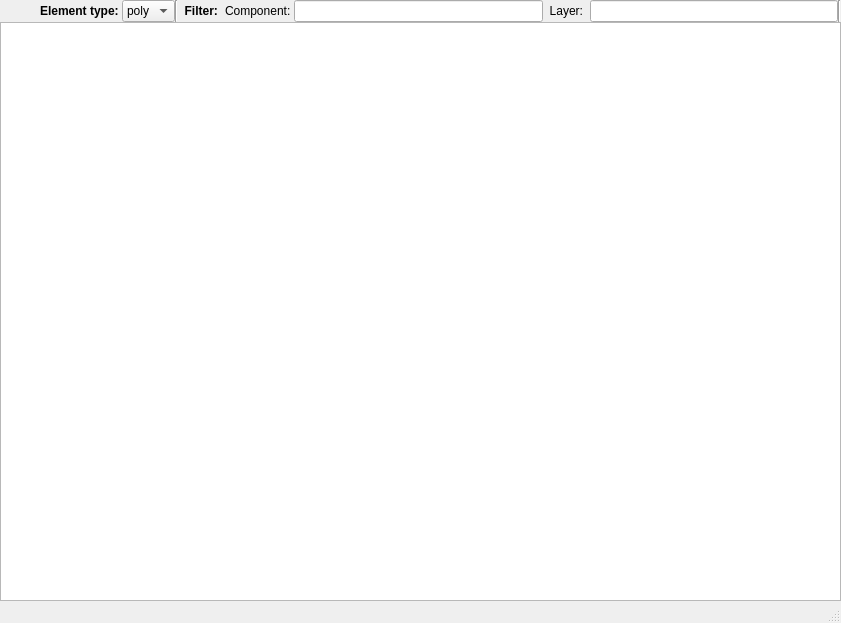
<?xml version="1.0" encoding="UTF-8"?>
<ui version="4.0">
 <class>ElementsWindow</class>
 <widget class="QMainWindow" name="ElementsWindow">
  <property name="geometry">
   <rect>
    <x>0</x>
    <y>0</y>
    <width>841</width>
    <height>623</height>
   </rect>
  </property>
  <property name="windowTitle">
   <string>MainWindow</string>
  </property>
  <widget class="QWidget" name="centralwidget">
   <layout class="QVBoxLayout" name="verticalLayout_2">
    <property name="spacing">
     <number>0</number>
    </property>
    <property name="leftMargin">
     <number>0</number>
    </property>
    <property name="topMargin">
     <number>0</number>
    </property>
    <property name="rightMargin">
     <number>0</number>
    </property>
    <property name="bottomMargin">
     <number>0</number>
    </property>
    <item>
     <layout class="QVBoxLayout" name="verticalLayout">
      <property name="sizeConstraint">
       <enum>QLayout::SetDefaultConstraint</enum>
      </property>
      <item>
       <layout class="QHBoxLayout" name="horizontalLayout">
        <item>
         <widget class="QPushButton" name="btn_refresh">
          <property name="cursor">
           <cursorShape>ClosedHandCursor</cursorShape>
          </property>
          <property name="toolTip">
           <string>Force refresh the table </string>
          </property>
          <property name="statusTip">
           <string>Force refresh the table </string>
          </property>
          <property name="whatsThis">
           <string>Force refresh the table </string>
          </property>
          <property name="accessibleDescription">
           <string>Force refresh the table </string>
          </property>
          <property name="text">
           <string/>
          </property>
          <property name="icon">
           <iconset resource="main_window_rc.qrc">
            <normaloff>:/refresh</normaloff>:/refresh</iconset>
          </property>
          <property name="iconSize">
           <size>
            <width>20</width>
            <height>20</height>
           </size>
          </property>
          <property name="autoDefault">
           <bool>false</bool>
          </property>
          <property name="default">
           <bool>false</bool>
          </property>
          <property name="flat">
           <bool>true</bool>
          </property>
         </widget>
        </item>
        <item>
         <widget class="QLabel" name="label">
          <property name="sizePolicy">
           <sizepolicy hsizetype="Minimum" vsizetype="Minimum">
            <horstretch>0</horstretch>
            <verstretch>0</verstretch>
           </sizepolicy>
          </property>
          <property name="font">
           <font>
            <weight>75</weight>
            <bold>true</bold>
           </font>
          </property>
          <property name="text">
           <string>Element type: </string>
          </property>
          <property name="alignment">
           <set>Qt::AlignRight|Qt::AlignTrailing|Qt::AlignVCenter</set>
          </property>
         </widget>
        </item>
        <item>
         <widget class="QComboBox" name="combo_element_type">
          <property name="sizePolicy">
           <sizepolicy hsizetype="Preferred" vsizetype="Minimum">
            <horstretch>0</horstretch>
            <verstretch>0</verstretch>
           </sizepolicy>
          </property>
          <property name="toolTip">
           <string>&lt;html&gt;&lt;head/&gt;&lt;body&gt;&lt;p&gt;Select the element table you wish to view&lt;/p&gt;&lt;/body&gt;&lt;/html&gt;</string>
          </property>
          <property name="currentText">
           <string>poly</string>
          </property>
          <property name="sizeAdjustPolicy">
           <enum>QComboBox::AdjustToContents</enum>
          </property>
          <item>
           <property name="text">
            <string extracomment="Polygon shapes">poly</string>
           </property>
          </item>
          <item>
           <property name="text">
            <string extracomment="Path shapes">path</string>
           </property>
          </item>
         </widget>
        </item>
        <item>
         <widget class="Line" name="line">
          <property name="orientation">
           <enum>Qt::Vertical</enum>
          </property>
         </widget>
        </item>
        <item>
         <widget class="QLabel" name="label_3">
          <property name="font">
           <font>
            <weight>75</weight>
            <bold>true</bold>
           </font>
          </property>
          <property name="text">
           <string>  Filter:  </string>
          </property>
         </widget>
        </item>
        <item>
         <widget class="QLabel" name="label_2">
          <property name="text">
           <string>Component: </string>
          </property>
         </widget>
        </item>
        <item>
         <widget class="QLineEdit" name="lineEdit"/>
        </item>
        <item>
         <widget class="QLabel" name="label_4">
          <property name="text">
           <string>  Layer:  </string>
          </property>
         </widget>
        </item>
        <item>
         <widget class="QLineEdit" name="lineEdit_2"/>
        </item>
        <item>
         <widget class="Line" name="line_2">
          <property name="orientation">
           <enum>Qt::Vertical</enum>
          </property>
         </widget>
        </item>
       </layout>
      </item>
      <item>
       <widget class="QTableView" name="tableElements">
        <property name="sizePolicy">
         <sizepolicy hsizetype="Expanding" vsizetype="Expanding">
          <horstretch>0</horstretch>
          <verstretch>0</verstretch>
         </sizepolicy>
        </property>
        <property name="showDropIndicator" stdset="0">
         <bool>false</bool>
        </property>
        <property name="dragDropOverwriteMode">
         <bool>false</bool>
        </property>
        <property name="alternatingRowColors">
         <bool>true</bool>
        </property>
        <property name="sortingEnabled">
         <bool>false</bool>
        </property>
       </widget>
      </item>
     </layout>
    </item>
   </layout>
  </widget>
  <widget class="QMenuBar" name="menubar">
   <property name="geometry">
    <rect>
     <x>0</x>
     <y>0</y>
     <width>841</width>
     <height>22</height>
    </rect>
   </property>
  </widget>
  <widget class="QStatusBar" name="statusbar">
   <property name="enabled">
    <bool>true</bool>
   </property>
  </widget>
 </widget>
 <resources>
  <include location="main_window_rc.qrc"/>
 </resources>
 <connections>
  <connection>
   <sender>combo_element_type</sender>
   <signal>currentIndexChanged(QString)</signal>
   <receiver>ElementsWindow</receiver>
   <slot>combo_element_type(QString)</slot>
   <hints>
    <hint type="sourcelabel">
     <x>151</x>
     <y>36</y>
    </hint>
    <hint type="destinationlabel">
     <x>420</x>
     <y>311</y>
    </hint>
   </hints>
  </connection>
  <connection>
   <sender>btn_refresh</sender>
   <signal>clicked()</signal>
   <receiver>ElementsWindow</receiver>
   <slot>force_refresh()</slot>
   <hints>
    <hint type="sourcelabel">
     <x>34</x>
     <y>40</y>
    </hint>
    <hint type="destinationlabel">
     <x>420</x>
     <y>311</y>
    </hint>
   </hints>
  </connection>
 </connections>
 <slots>
  <slot>combo_element_type(str)</slot>
  <slot>force_refresh()</slot>
 </slots>
</ui>
